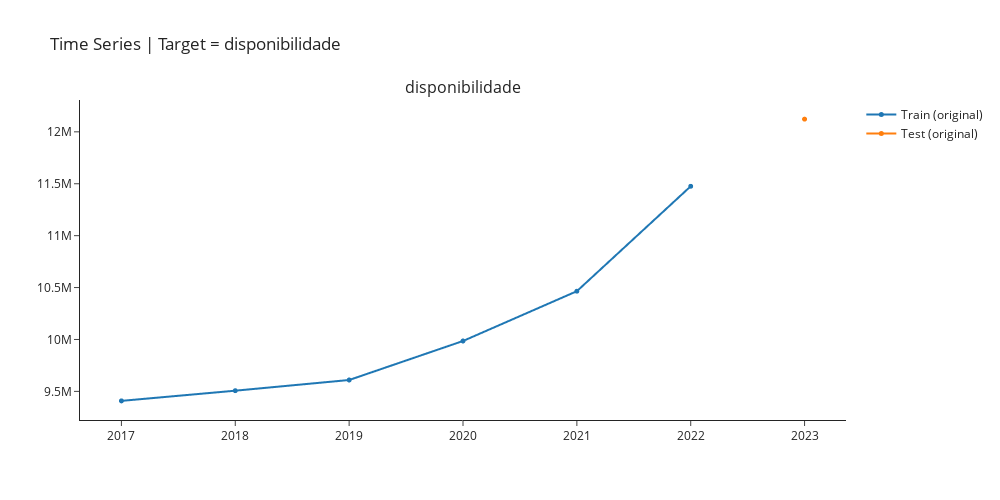

This figure's notebook cell:
### Markdown cell above
## Checking Train-Test Split

### Code cell
exp.plot_model(plot="train_test_split",fig_kwargs = {"height":500,"width":1000,"template": "simple_white","hoverinfo":"none","big_data_threshold":10})

### Figure 1 — Plotly figure (JSON) as saved in the notebook; plotly's stock layout.template omitted (floating-point values rounded to 4 significant figures)
{"data": [{"hoverinfo": "none", "line": {"width": 2}, "marker": {"size": 5}, "mode": "lines+markers", "name": "Train (original)", "type": "scattergl", "x": [2017, 2018, 2019, 2020, 2021, 2022, 2023], "xaxis": "x", "y": [9408526, 9506669, 9609533, 9985265, 10464882, 11475682, null], "yaxis": "y"}, {"hoverinfo": "none", "line": {"width": 2}, "marker": {"size": 5}, "mode": "lines+markers", "name": "Test (original)", "type": "scattergl", "x": [2017, 2018, 2019, 2020, 2021, 2022, 2023], "xaxis": "x", "y": [null, null, null, null, null, null, 12122515], "yaxis": "y"}], "layout": {"annotations": [{"font": {"size": 16}, "showarrow": false, "text": "disponibilidade", "x": 0.5, "xanchor": "center", "xref": "paper", "y": 1, "yanchor": "bottom", "yref": "paper"}], "autosize": false, "height": 500, "showlegend": true, "title": {"text": "Time Series | Target = disponibilidade"}, "width": 1000, "xaxis": {"anchor": "y", "domain": [0, 1]}, "yaxis": {"anchor": "x", "domain": [0, 1]}}}
